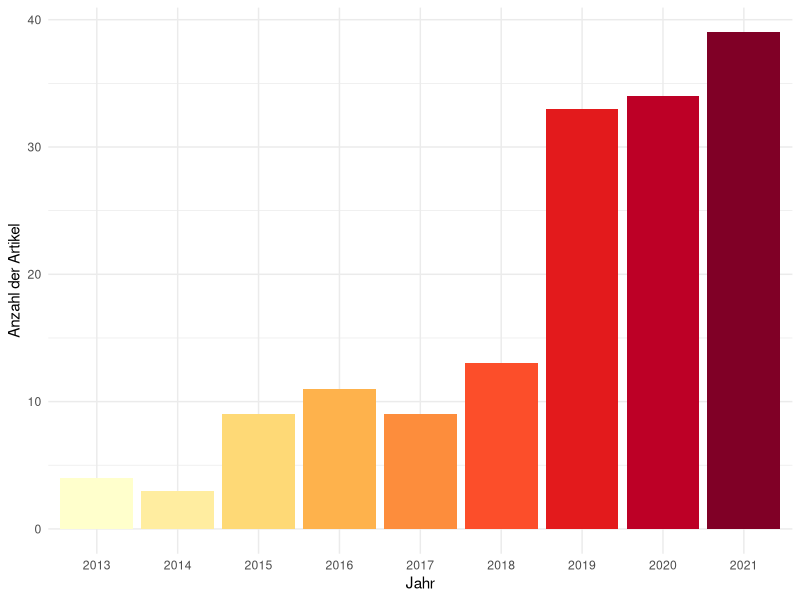

Write the R code that produced this figure.
library(tidyverse)

### Import data ###

articles_data <- readxl::read_excel("./data/articles_on_streaming.xlsx")

articles_data$year <- as.factor(articles_data$year)

# Articles per year

articles_per_year <- ggplot(articles_data, 
                            aes(as.factor(year),
                            fill = as.factor(year))
                            ) +
  geom_histogram(stat = "count", show.legend = F) +
  scale_fill_brewer(palette = "YlOrRd") +
  labs(x = "Jahr", y = "Anzahl der Artikel") +
  theme_minimal() 

articles_per_year

# Most frequent methods

methods <- rbind(articles_data$method, 
                 articles_data$method2, 
                 articles_data$method3)

rev(sort(table(methods)))

# Most frequent Journals

journals <- articles_data$journal
rev(sort(table(journals)))
length(unique(journals))
